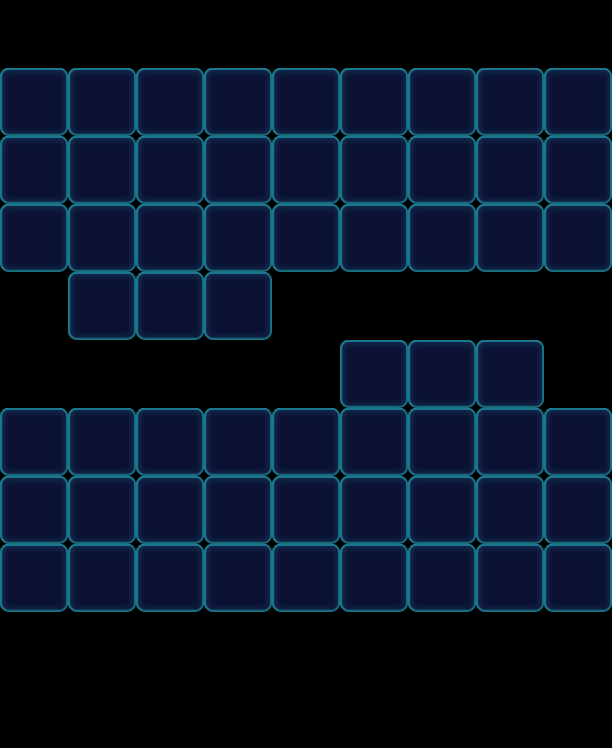

Rendered tile map (Tiled .tmx) drawn with the repository's tilesets; below, a short description and the map source with its tile grids summarised:
An orthogonal 9x11 tile map with 68x68 px tiles, 1 tile layer (Valid), 2 tilesets and 90 objects (30x Floor, 27x Monster, 15x Stone, 15x Factory_Normal, 3x Ice).

<map version="1.0" orientation="orthogonal" width="9" height="11" tilewidth="68" tileheight="68">
 <properties>
  <property name="Connect" value="14,55,1|24,65,1|34,75,1" />
 </properties>
 <tileset firstgid="1" name="game_grid1" tilewidth="68" tileheight="68">
  <image source="game_grid1.png" width="68" height="68" />
 </tileset>
 <tileset firstgid="2" name="map" tilewidth="68" tileheight="68">
  <image source="map.png" width="1024" height="1024" />
 </tileset>
 <layer name="Valid" width="9" height="11">
  <data>[99 cells, 60 non-empty, 1 distinct tile ids]</data>
 </layer>
 <objectgroup name="BottomObj" width="9" height="11">
  <object name="Jelly2" type="Floor" gid="33" x="68" y="544">
   <properties>
    <property name="Layers" value="2" />
   </properties>
  </object>
  <object name="Jelly2" type="Floor" gid="33" x="136" y="544">
   <properties>
    <property name="Layers" value="2" />
   </properties>
  </object>
  <object name="Jelly2" type="Floor" gid="33" x="204" y="544">
   <properties>
    <property name="Layers" value="2" />
   </properties>
  </object>
  <object name="Jelly2" type="Floor" gid="33" x="68" y="612">
   <properties>
    <property name="Layers" value="2" />
   </properties>
  </object>
  <object name="Jelly2" type="Floor" gid="33" x="136" y="612">
   <properties>
    <property name="Layers" value="2" />
   </properties>
  </object>
  <object name="Jelly2" type="Floor" gid="33" x="204" y="612">
   <properties>
    <property name="Layers" value="2" />
   </properties>
  </object>
  <object name="Jelly2" type="Floor" gid="33" x="340" y="476">
   <properties>
    <property name="Layers" value="2" />
   </properties>
  </object>
  <object name="Jelly2" type="Floor" gid="33" x="340" y="544">
   <properties>
    <property name="Layers" value="2" />
   </properties>
  </object>
  <object name="Jelly2" type="Floor" gid="33" x="476" y="476">
   <properties>
    <property name="Layers" value="2" />
   </properties>
  </object>
  <object name="Jelly2" type="Floor" gid="33" x="476" y="544">
   <properties>
    <property name="Layers" value="2" />
   </properties>
  </object>
  <object name="Jelly2" type="Floor" gid="33" x="408" y="476">
   <properties>
    <property name="Layers" value="2" />
   </properties>
  </object>
  <object name="Jelly2" type="Floor" gid="33" x="476" y="612">
   <properties>
    <property name="Layers" value="2" />
   </properties>
  </object>
  <object name="Jelly2" type="Floor" gid="33" x="408" y="612">
   <properties>
    <property name="Layers" value="2" />
   </properties>
  </object>
  <object name="Jelly2" type="Floor" gid="33" x="340" y="612">
   <properties>
    <property name="Layers" value="2" />
   </properties>
  </object>
  <object name="Jelly2" type="Floor" gid="33" x="408" y="544">
   <properties>
    <property name="Layers" value="2" />
   </properties>
  </object>
  <object name="Jelly2" type="Floor" gid="33" x="408" y="408">
   <properties>
    <property name="Layers" value="2" />
   </properties>
  </object>
  <object name="Jelly2" type="Floor" gid="33" x="476" y="408">
   <properties>
    <property name="Layers" value="2" />
   </properties>
  </object>
  <object name="Jelly2" type="Floor" gid="33" x="340" y="408">
   <properties>
    <property name="Layers" value="2" />
   </properties>
  </object>
  <object name="Jelly2" type="Floor" gid="33" x="68" y="476">
   <properties>
    <property name="Layers" value="2" />
   </properties>
  </object>
  <object name="Jelly2" type="Floor" gid="33" x="136" y="476">
   <properties>
    <property name="Layers" value="2" />
   </properties>
  </object>
  <object name="Jelly2" type="Floor" gid="33" x="204" y="476">
   <properties>
    <property name="Layers" value="2" />
   </properties>
  </object>
  <object name="Jelly2" type="Floor" gid="33" x="0" y="476">
   <properties>
    <property name="Layers" value="2" />
   </properties>
  </object>
  <object name="Jelly2" type="Floor" gid="33" x="0" y="544">
   <properties>
    <property name="Layers" value="2" />
   </properties>
  </object>
  <object name="Jelly2" type="Floor" gid="33" x="0" y="612">
   <properties>
    <property name="Layers" value="2" />
   </properties>
  </object>
  <object name="Jelly2" type="Floor" gid="33" x="272" y="476">
   <properties>
    <property name="Layers" value="2" />
   </properties>
  </object>
  <object name="Jelly2" type="Floor" gid="33" x="272" y="544">
   <properties>
    <property name="Layers" value="2" />
   </properties>
  </object>
  <object name="Jelly2" type="Floor" gid="33" x="272" y="612">
   <properties>
    <property name="Layers" value="2" />
   </properties>
  </object>
  <object name="Jelly2" type="Floor" gid="33" x="544" y="476">
   <properties>
    <property name="Layers" value="2" />
   </properties>
  </object>
  <object name="Jelly2" type="Floor" gid="33" x="544" y="544">
   <properties>
    <property name="Layers" value="2" />
   </properties>
  </object>
  <object name="Jelly2" type="Floor" gid="33" x="544" y="612">
   <properties>
    <property name="Layers" value="2" />
   </properties>
  </object>
 </objectgroup>
 <objectgroup name="MiddleObj" width="9" height="11">
  <object type="Monster" gid="18" x="68" y="272">
   <properties>
    <property name="Color" value="Pink" />
   </properties>
  </object>
  <object type="Monster" gid="18" x="204" y="204">
   <properties>
    <property name="Color" value="Pink" />
   </properties>
  </object>
  <object type="Monster" gid="18" x="340" y="204">
   <properties>
    <property name="Color" value="Pink" />
   </properties>
  </object>
  <object type="Monster" gid="18" x="136" y="272">
   <properties>
    <property name="Color" value="Pink" />
   </properties>
  </object>
  <object type="Monster" gid="17" x="136" y="204">
   <properties>
    <property name="Color" value="Purple" />
   </properties>
  </object>
  <object type="Monster" gid="17" x="204" y="272">
   <properties>
    <property name="Color" value="Purple" />
   </properties>
  </object>
  <object type="Monster" gid="17" x="272" y="204">
   <properties>
    <property name="Color" value="Purple" />
   </properties>
  </object>
  <object type="Monster" gid="17" x="476" y="136">
   <properties>
    <property name="Color" value="Purple" />
   </properties>
  </object>
  <object type="Monster" gid="19" x="68" y="204">
   <properties>
    <property name="Color" value="Yellow" />
   </properties>
  </object>
  <object type="Monster" gid="19" x="272" y="272">
   <properties>
    <property name="Color" value="Yellow" />
   </properties>
  </object>
  <object type="Monster" gid="19" x="408" y="272">
   <properties>
    <property name="Color" value="Yellow" />
   </properties>
  </object>
  <object type="Monster" gid="19" x="544" y="136">
   <properties>
    <property name="Color" value="Yellow" />
   </properties>
  </object>
  <object type="Monster" gid="2" x="136" y="136">
   <properties>
    <property name="Color" value="Blue" />
   </properties>
  </object>
  <object type="Monster" gid="2" x="408" y="136">
   <properties>
    <property name="Color" value="Blue" />
   </properties>
  </object>
  <object type="Monster" gid="3" x="0" y="272">
   <properties>
    <property name="Color" value="Green" />
   </properties>
  </object>
  <object type="Monster" gid="3" x="68" y="136">
   <properties>
    <property name="Color" value="Green" />
   </properties>
  </object>
  <object type="Monster" gid="3" x="476" y="272">
   <properties>
    <property name="Color" value="Green" />
   </properties>
  </object>
  <object type="Monster" gid="3" x="544" y="272">
   <properties>
    <property name="Color" value="Green" />
   </properties>
  </object>
  </objectgroup>
 <objectgroup color="#000000" name="TopObj" width="9" height="11">
  <!-- 33 objects omitted --></objectgroup>
</map>
<!-- 42 of 90 objects omitted -->
